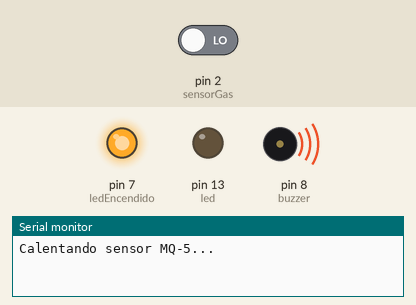
This sketch was run on a simulated Arduino Uno, built with avr-gcc and run on an emulated ATmega328P. Parts: output pins drawn as LEDs (lit = HIGH), buzzer (waves = sounding), the last lines printed to the serial monitor. Inputs (shaded band) come from the test bench; at power-on: pin 2 (sensorGas) LOW.

Above: at 0.1 s.
At 0.6 s:
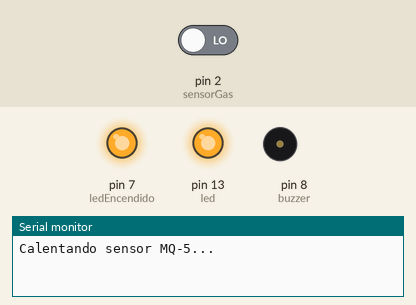
At 30.1 s:
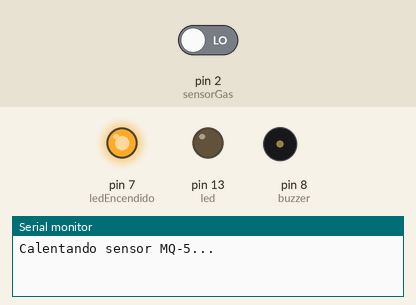
At 60.1 s:
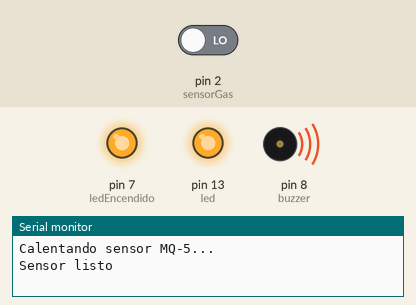
Timing chart, 0 to 100.0 s (numbered marks = the images above):
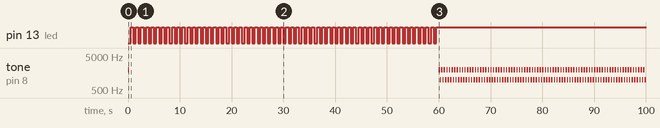

Measured:
- by itself, tone on pin 8 (buzzer): plays 2000 Hz for 0.20 s, 2000 Hz for 0.25 s, 1000 Hz for 0.25 s, 2000 Hz for 0.25 s, 1000 Hz for 0.25 s, 2000 Hz for 0.25 s … (161 notes in this stretch)

The sketch:

sensor_gas_mq5.ino
```cpp
// Sensor de gas MQ-5 Grupo Milena
// Placa: Arduino Uno
const int sensorGas = 2; // Pin DO del MQ-5
const int buzzer = 8;    // Buzzer PASIVO (necesita tone())
const int led = 13;      // LED de alarma de gas
const int ledEncendido = 7; // LED que indica que el equipo esta encendido

const unsigned long TIEMPO_CALENTAMIENTO = 60000; // 1 minuto para que el MQ-5 se estabilice

int estadoAnterior = -1;

void setup() {
  pinMode(sensorGas, INPUT);
  pinMode(buzzer, OUTPUT);
  pinMode(led, OUTPUT);
  pinMode(ledEncendido, OUTPUT);

  // LED de encendido: queda prendido mientras la placa funcione
  digitalWrite(ledEncendido, HIGH);

  Serial.begin(9600);

  // Pitido corto de arranque: confirma que el buzzer funciona
  tone(buzzer, 2000, 200);

  // El MQ-5 necesita calentarse antes de dar lecturas confiables
  Serial.println("Calentando sensor MQ-5...");
  while (millis() < TIEMPO_CALENTAMIENTO) {
    digitalWrite(led, (millis() / 500) % 2); // LED parpadea mientras calienta
  }
  digitalWrite(led, LOW);
  Serial.println("Sensor listo");
}

void loop() {

  int estadoGas = digitalRead(sensorGas);

  if (estadoGas == LOW) { // El sensor detectó gas
    digitalWrite(led, HIGH);
    // Sirena: alterna entre un tono agudo y uno grave
    tone(buzzer, 2000);
    delay(250);
    tone(buzzer, 1000);
    delay(250);
  } else { // No hay gas
    digitalWrite(led, LOW);
    noTone(buzzer);
    delay(500);
  }

  // Solo escribimos en el Monitor Serie cuando cambia el estado
  if (estadoGas != estadoAnterior) {
    if (estadoGas == LOW) {
      Serial.println("¡Gas detectado!");
    } else {
      Serial.println("Sin detección de gas");
    }
    estadoAnterior = estadoGas;
  }
}
```
